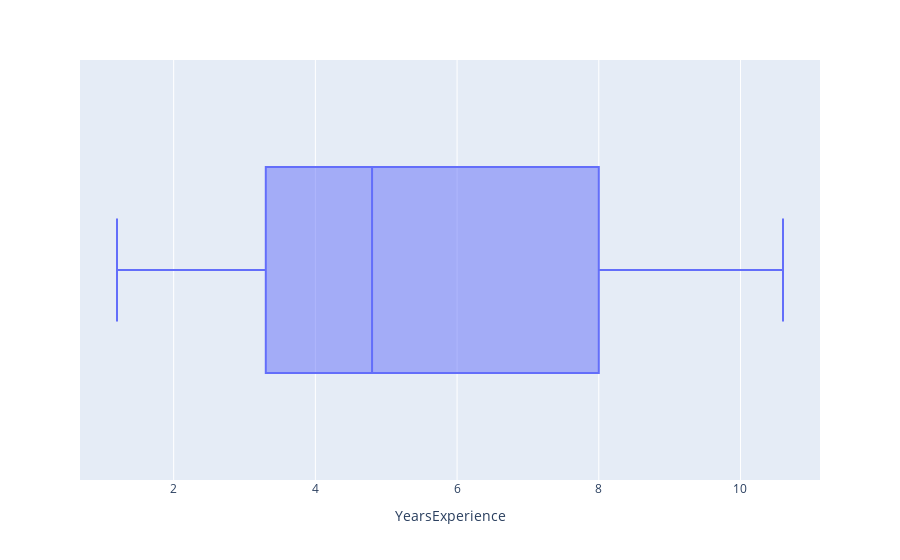
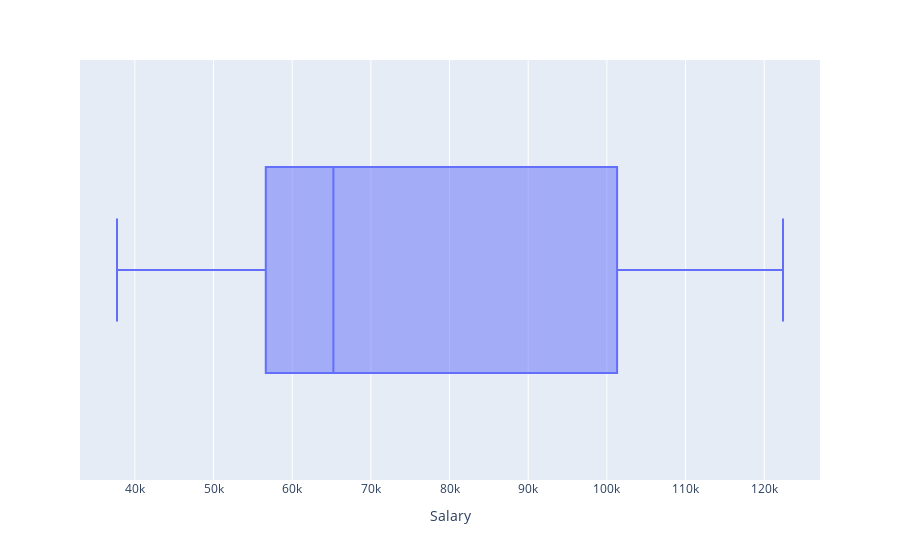

Notebook code for these charts, in order:
### Code cell
for x in df.columns:
    fig = px.box(df, x=x)
    fig.show()

### Figure 1 — Plotly figure (JSON) as saved in the notebook; plotly's stock layout.template omitted (floating-point values rounded to 4 significant figures)
{"data": [{"alignmentgroup": "True", "hovertemplate": "YearsExperience=%{x}<extra></extra>", "legendgroup": "", "marker": {"color": "#636efa"}, "name": "", "notched": false, "offsetgroup": "", "orientation": "h", "showlegend": false, "type": "box", "x": [1.2, 1.4, 1.6, 2.1, 2.3, 3, 3.1, 3.3, 3.3, 3.8, 4, 4.1, 4.1, 4.2, 4.6, 5, 5.2, 5.4, 6, 6.1, 6.9, 7.2, 8, 8.3, 8.8, 9.1, 9.6, 9.7, 10.4, 10.6], "x0": " ", "xaxis": "x", "y0": " ", "yaxis": "y"}], "layout": {"boxmode": "group", "legend": {"tracegroupgap": 0}, "margin": {"t": 60}, "xaxis": {"anchor": "y", "domain": [0, 1], "title": {"text": "YearsExperience"}}, "yaxis": {"anchor": "x", "domain": [0, 1]}}}

### Figure 2 — Plotly figure (JSON) as saved in the notebook; plotly's stock layout.template omitted (floating-point values rounded to 4 significant figures)
{"data": [{"alignmentgroup": "True", "hovertemplate": "Salary=%{x}<extra></extra>", "legendgroup": "", "marker": {"color": "#636efa"}, "name": "", "notched": false, "offsetgroup": "", "orientation": "h", "showlegend": false, "type": "box", "x": [39344, 46206, 37732, 43526, 39892, 56643, 60151, 54446, 64446, 57190, 63219, 55795, 56958, 57082, 61112, 67939, 66030, 83089, 81364, 93941, 91739, 98274, 101303, 113813, 109432, 105583, 116970, 112636, 122392, 121873], "x0": " ", "xaxis": "x", "y0": " ", "yaxis": "y"}], "layout": {"boxmode": "group", "legend": {"tracegroupgap": 0}, "margin": {"t": 60}, "xaxis": {"anchor": "y", "domain": [0, 1], "title": {"text": "Salary"}}, "yaxis": {"anchor": "x", "domain": [0, 1]}}}
